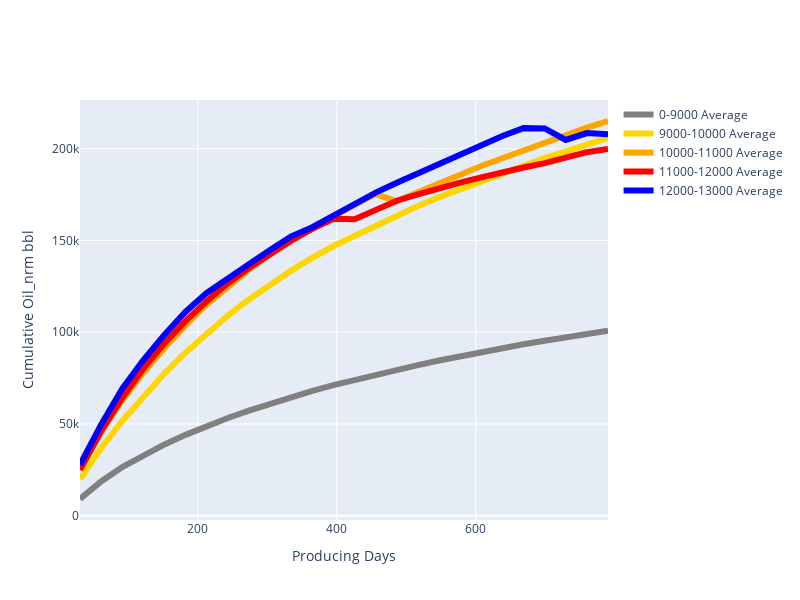

Here is the notebook cell this chart was saved with:
### Markdown cell above
## Production by ~Depth / Pressure

### Code cell
df9 = df_header.sample(2500)
df_prod = df_production.copy()
# ---------------------------------------------------------
STREAM_PLOT(dataframe = df9, 
            production_dataframe = df_prod, 
            material = 'Oil_nrm', 
            cumulative =1, 
            variable = 'Top_Perf', 
            variable_dict = {'0-9000':'grey','9000-10000':'gold','10000-11000':'orange','11000-12000':'red','12000-13000':'blue'},
            averages = 1,
            all_streams = 0,
            width = 800, height = 600 )
